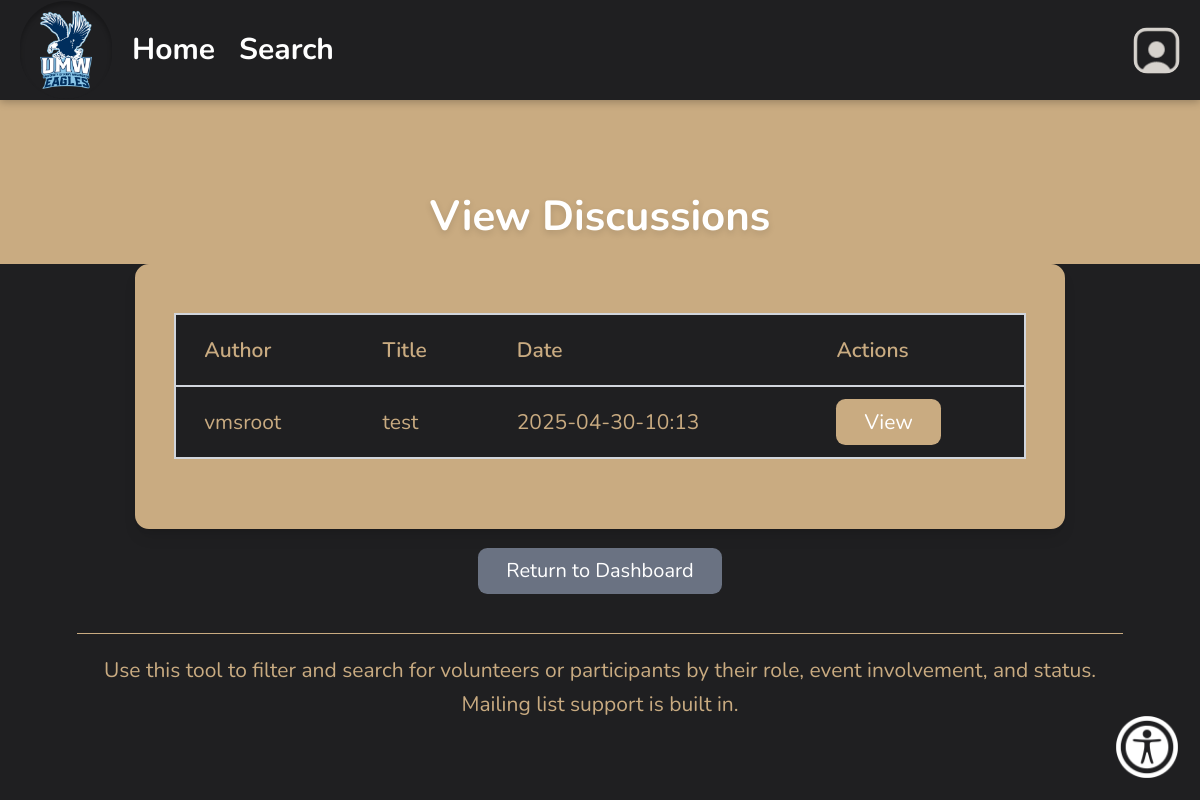
Page /viewDiscussions.php on the committed database.
### tables this page shows
CREATE TABLE `dbdiscussions` (
  `author_id` varchar(256) NOT NULL,
  `title` varchar(256) NOT NULL,
  `body` text NOT NULL,
  `time` varchar(16) NOT NULL
);

CREATE TABLE `dbpersons` (
  `id` varchar(256) NOT NULL,
  `start_date` text DEFAULT NULL,
  `first_name` text NOT NULL,
  `last_name` text DEFAULT NULL,
  `street_address` text DEFAULT NULL,
  `city` text DEFAULT NULL,
  `state` varchar(2) DEFAULT NULL,
  `zip_code` text DEFAULT NULL,
  `phone1` varchar(12) DEFAULT NULL,
  `over21` tinyint(1) DEFAULT NULL,
  `phone1type` text DEFAULT NULL,
  `emergency_contact_phone` varchar(12) DEFAULT NULL,
  `emergency_contact_phone_type` text DEFAULT NULL,
  `birthday` text DEFAULT NULL,
  `email` text DEFAULT NULL,
  `email_prefs` enum('true','false') DEFAULT NULL,
  `emergency_contact_first_name` text DEFAULT NULL,
  `contact_num` varchar(255) DEFAULT 'n/a',
  `emergency_contact_relation` text DEFAULT NULL,
  `contact_method` text DEFAULT NULL,
  `type` text DEFAULT NULL,
  `status` text DEFAULT NULL,
  `notes` text DEFAULT NULL,
  `password` text DEFAULT NULL,
  `affiliation` varchar(100) DEFAULT NULL,
  `branch` varchar(100) DEFAULT NULL,
  `archived` tinyint(1) DEFAULT NULL,
  `emergency_contact_last_name` text DEFAULT NULL
);

### database/dbDiscussions.php (called while the page is built, shortened)
<?php
function get_all_discussions() {
    $con = connect();
    $query = "SELECT * FROM dbdiscussions";
    $result = mysqli_query($con, $query);
    $discussions = [];
    while ($row = mysqli_fetch_assoc($result)) {
        $discussions[] = $row;
    }
    return $discussions;
}
function get_user_from_author($author_id){
    $con=connect();
    $query = "SELECT * FROM dbpersons WHERE id = '" . $author_id . "'";
    $result = mysqli_query($con,$query);
    $result_row = mysqli_fetch_assoc($result);
    $thePerson = make_a_person($result_row);
    return $thePerson;
}
?>

### database/dbPersons.php (called while the page is built, shortened)
<?php
include_once(dirname(__FILE__).'/../domain/Person.php');
function make_a_person($result_row) {
        $thePerson = new Person(
    @$result_row['id'],
    @$result_row['start_date'],
    @$result_row['first_name'],
    @$result_row['last_name'],
    @$result_row['street_address'],
    @$result_row['city'],
    @$result_row['state'],
    @$result_row['zip_code'],
    @$result_row['phone1'],
    @$result_row['over21'],
    @$result_row['phone1type'],
    @$result_row['emergency_contact_phone'],
    @$result_row['emergency_contact_phone_type'],
    @$result_row['birthday'],
    @$result_row['email'],
    @$result_row['email_prefs'],
    @$result_row['emergency_contact_first_name'],
    @$result_row['contact_num'],
    @$result_row['emergency_contact_relation'],
    @$result_row['contact_method'],
    @$result_row['type'],
    @$result_row['status'],
    @$result_row['notes'],
    @$result_row['password'],
    @$result_row['affiliation'],
    @$result_row['branch'],
    @$result_row['archived'],
    @$result_row['emergency_contact_last_name']
);
    return $thePerson;
}

### domain/Person.php (called while the page is built, shortened)
<?php
class Person {
	private $id;
	private $first_name;
	private $last_name;
	function __construct(
        $id, $start_date, $first_name, $last_name, $street_address, $city, $state,
		$zip_code, $phone1, $age, $phone1type, $emergency_contact_phone,
		$emergency_contact_phone_type, $birthday, $email, $email_prefs,
		$emergency_contact_first_name, $contact_num, $emergency_contact_relation,
		$contact_method, $type, $status, $notes, $password, $affiliation, $branch, $archived,
		$emergency_contact_last_name) {
        $this->id = $id;
		$this->first_name = $first_name;
		$this->last_name = $last_name;
    }
	function get_id() {
		return $this->id;
	}
	function get_first_name() {
		return $this->first_name;
	}
	function get_last_name() {
		return $this->last_name;
	}
}

### viewDiscussions.php (the view, shortened to what this page needs)
<?php
include_once "database/dbDiscussions.php";
include_once "database/dbPersons.php";
$discussions = get_all_discussions();
?>
<!DOCTYPE html>
<html lang="en">
<head>
  	<link href="css/normal_tw.css" rel="stylesheet">
<?php
require_once('header.php');
?>
</head>
<body>
<header class="hero-header">
    <div class="center-header">
        <h1>View Discussions</h1>
    </div>
</header>
    <main>
      <div class="main-content-box w-[80%] p-8">
        <table>
            <thead>
                <tr>
                    <th>Author</th>
                    <th>Title</th>
                    <th>Date</th>
                    <th>Actions</th>
                </tr>
            </thead>
            <tbody>
                <?php if ($discussions): ?>
                    <?php foreach ($discussions as $discussion):
                        $person = get_user_from_author($discussion['author_id']);
                        $author_name = $person->get_first_name() . ' ' . $person->get_last_name();
                    ?>
                        <tr>
                            <td><?php echo $author_name; ?></td>
                            <td><?php echo $discussion['title']; ?></td>
                            <td><?php echo $discussion['time']; ?></td>
                            <td>
                                <a href="discussionContent.php?author=<?php echo urlencode($person->get_id()); ?>&title=<?php echo urlencode($discussion['title']); ?>" class="blue-button">View</a>
                            </td>
                        </tr>
                    <?php endforeach; ?>
                <?php else: ?>
                    <tr><td colspan="5">No discussions found.</td></tr>
                <?php endif; ?>
            </tbody>
        </table>
        <br>
	</div>
    <div class="text-center mt-6">
        <a href="index.php" class="return-button">Return to Dashboard</a>
    </div>
    <div class="info-section">
        <div class="blue-div"></div>
        <p class="info-text">
            Use this tool to filter and search for volunteers or participants by their role, event involvement, and status. Mailing list support is built in.
        </p>
    </div>
    </main>
</body>
</html>

### viewDiscussions.php (style rules this page uses)
body,main { background-color: #1F1F21; }
.main-content-box table, .main-content-box table thead, .main-content-box table tbody, .main-content-box table tr, .main-content-box table th, .main-content-box table td { background-color: #1F1F21 !important; }
.main-content-box table th, .main-content-box table td { color: #C9AB81 !important; }
.info-section .info-text { color: #C9AB81; }
.blue-div { background-color: #C9AB81; }

### rows in the picture
dbdiscussions: dbpersons.emergency_contact_last_name+email "vmsroot", title "test", time "2025-04-30-10:13"
